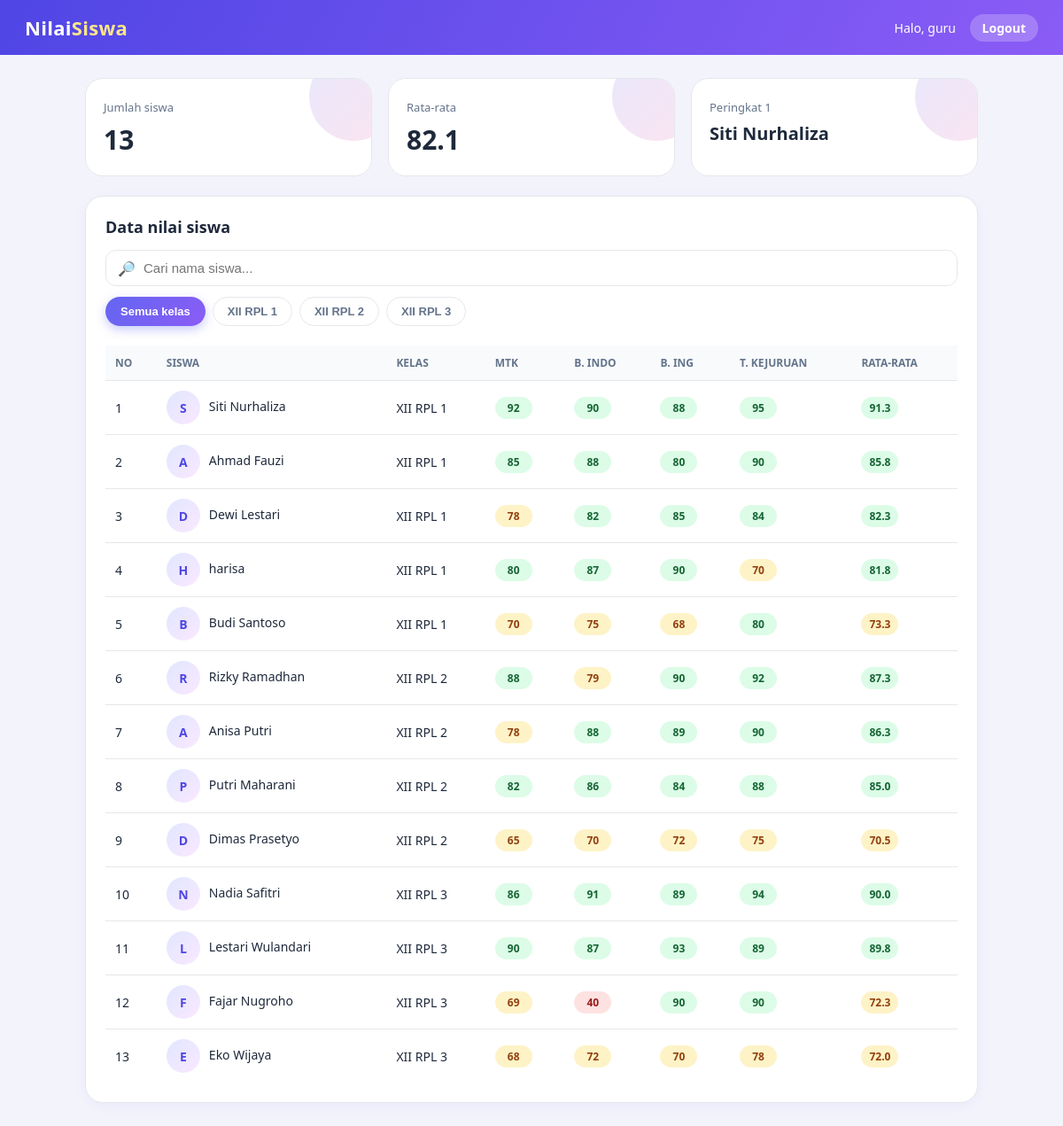
Screenshot of /homesiswa.php (signed in) with the database file from the repository.
### tables this page shows
CREATE TABLE `siswa` (
  `ID_SISWA` varchar(20) NOT NULL,
  `NAMA_SISWA` varchar(100) NOT NULL,
  `KELAS` varchar(20) NOT NULL,
  `FOTO` varchar(255) NOT NULL DEFAULT '',
  `EMAIL` varchar(100) NOT NULL DEFAULT ''
);

CREATE TABLE `nilai` (
  `ID_NILAI` int(11) NOT NULL,
  `ID_SISWA` varchar(20) NOT NULL,
  `matematika` int(3) NOT NULL DEFAULT 0,
  `bahasa_indonesia` int(3) NOT NULL DEFAULT 0,
  `bahasa_inggris` int(3) NOT NULL DEFAULT 0,
  `teori_kejuruan` int(3) NOT NULL DEFAULT 0
);

### homesiswa.php (the view, shortened to what this page needs)
<?php
include 'koneksi.php';
$data = ambilNilai($koneksi, '');
$jumlah = count($data);
$total = 0;
foreach ($data as $d) { $total += $d['rata']; }
$juara = $jumlah ? $data[0]['NAMA_SISWA'] : '-';
usort($data, function ($a, $b) {
    return strnatcmp($a['KELAS'], $b['KELAS']) ?: ($b['rata'] <=> $a['rata']);
});
?>
<!DOCTYPE html>
<html lang="id">
<head>
<link rel="stylesheet" href="style.css?v=2">
</head>
<body>
<div class="topbar">
  <div class="brand">Nilai<span>Siswa</span></div>
  <div class="user">Halo, <?= e($_SESSION['USERNAME']) ?> <a href="logout.php">Logout</a></div>
</div>
<div class="container">
  <div class="stats">
    <div class="stat"><span>Jumlah siswa</span><b><?= $jumlah ?></b></div>
    <div class="stat"><span>Rata-rata</span><b><?= $jumlah ? number_format($total / $jumlah, 1) : '-' ?></b></div>
    <div class="stat"><span>Peringkat 1</span><b style="font-size:20px"><?= e($juara) ?></b></div>
  </div>
  <div class="card">
    <h2>Data nilai siswa</h2>
    <div class="cariwrap">
      <span>🔎</span>
      <input type="text" id="cari" placeholder="Cari nama siswa..." autocomplete="off">
    </div>
    <div class="chips" id="chips">
      <button type="button" class="chip on" data-k="">Semua kelas</button>
      <?php foreach ($daftar_kelas as $k) { ?>
      <button type="button" class="chip" data-k="<?= e($k) ?>"><?= e($k) ?></button>
      <?php } ?>
    </div>
    <br>
    <?php if ($jumlah == 0) { ?>
    <p>Data nilai belum tersedia.</p>
    <?php } else {
        $no = 0; ?>
    <table id="tbl">
      <tr><th>No</th><th>Siswa</th><th>Kelas</th><th>MTK</th><th>B. Indo</th><th>B. Ing</th><th>T. Kejuruan</th><th>Rata-rata</th></tr>
      <?php foreach ($data as $d) {
          $no++; ?>
      <tr class="baris" data-n="<?= e(strtolower($d['NAMA_SISWA'])) ?>" data-k="<?= e($d['KELAS']) ?>">
        <td><?= $no ?></td>
        <td><?= avatar($d['NAMA_SISWA'], $d['FOTO']) ?><?= e($d['NAMA_SISWA']) ?></td>
        <td><?= e($d['KELAS']) ?></td>
        <td><?= badge($d['matematika']) ?></td>
        <td><?= badge($d['bahasa_indonesia']) ?></td>
        <td><?= badge($d['bahasa_inggris']) ?></td>
        <td><?= badge($d['teori_kejuruan']) ?></td>
        <td><?= badge($d['rata'], 1) ?></td>
      </tr>
      <?php } ?>
    </table>
    <?php } ?>
  </div>
</div>
</body>
</html>

### koneksi.php (shortened to what this page needs)
<?php
$daftar_kelas = ['XII RPL 1', 'XII RPL 2', 'XII RPL 3'];
function e($s) {
    return htmlspecialchars((string)$s, ENT_QUOTES, 'UTF-8');
}
function avatar($nama, $foto) {
    return '<span class="ava ini">' . e(strtoupper(substr($nama, 0, 1))) . '</span>';
}
function badge($n, $desimal = 0) {
    $c = $n >= 80 ? 'ok' : ($n >= 65 ? 'mid' : 'low');
    return '<span class="badge ' . $c . '">' . number_format((float)$n, $desimal) . '</span>';
}
function ambilNilai($koneksi, $kelas = '') {
    $sql = "SELECT s.ID_SISWA, s.NAMA_SISWA, s.KELAS, s.FOTO, n.matematika, n.bahasa_indonesia, n.bahasa_inggris, n.teori_kejuruan,
            (n.matematika + n.bahasa_indonesia + n.bahasa_inggris + n.teori_kejuruan) / 4 AS rata
            FROM siswa s INNER JOIN nilai n ON n.ID_SISWA = s.ID_SISWA";
    $sql .= " ORDER BY rata DESC, s.NAMA_SISWA ASC";
    $q = mysqli_prepare($koneksi, $sql);
    mysqli_stmt_execute($q);
    return mysqli_fetch_all(mysqli_stmt_get_result($q), MYSQLI_ASSOC);
}
?>

### style.css (style rules this page uses)
:root { --p:#6366f1;--pd:#4f46e5;--v:#8b5cf6;--bg:#f3f4fb;--text:#1e293b;--muted:#64748b;--border:#e5e7eb }
* { box-sizing:border-box }
body { margin:0;font-family:"Segoe UI",system-ui,Arial,sans-serif;background:var(--bg);color:var(--text) }
a { color:var(--p);text-decoration:none }
.topbar { background:linear-gradient(120deg,#4f46e5,#8b5cf6,#ec4899);background-size:200% 200%;animation:geser 8s ease infinite;color:#fff;padding:16px 28px;display:flex;justify-content:space-between;align-items:center;flex-wrap:wrap;gap:12px }
.brand { font-size:22px;font-weight:800;letter-spacing:.3px }
.brand span { color:#fde68a }
.user { font-size:14px }
.user a { margin-left:12px;color:#fff;background:rgba(255,255,255,.22);padding:6px 14px;border-radius:99px;font-weight:600;transition:.2s }
.container { max-width:1040px;margin:26px auto;padding:0 16px }
.card { background:#fff;border:1px solid var(--border);border-radius:20px;padding:22px;margin-bottom:22px;overflow-x:auto;box-shadow:0 4px 18px rgba(99,102,241,.07);animation:naik .5s ease both;transition:.3s }
.card h2 { margin:0 0 14px;font-size:18px }
input,select { width:100%;padding:11px 13px;border:1px solid var(--border);border-radius:12px;font-size:14px;background:#fff;transition:.2s }
table { width:100%;border-collapse:collapse;font-size:14px }
th { background:#f8fafc;text-align:left;padding:11px;color:var(--muted);font-size:12px;text-transform:uppercase }
td { padding:11px;border-top:1px solid var(--border);vertical-align:middle }
.ava { width:38px;height:38px;border-radius:50%;object-fit:cover;vertical-align:middle;margin-right:10px }
.ini { display:inline-flex;align-items:center;justify-content:center;background:linear-gradient(135deg,#e0e7ff,#fae8ff);color:var(--pd);font-weight:700 }
.badge { display:inline-block;min-width:42px;text-align:center;padding:4px 9px;border-radius:99px;font-size:12px;font-weight:700 }
.badge.ok { background:#dcfce7;color:#166534 }
.badge.mid { background:#fef3c7;color:#92400e }
.badge.low { background:#fee2e2;color:#991b1b }
.stats { display:grid;grid-template-columns:repeat(auto-fit,minmax(210px,1fr));gap:18px;margin-bottom:22px }
.stat { background:#fff;border:1px solid var(--border);border-radius:20px;padding:20px;transition:.3s;animation:naik .5s ease both;position:relative;overflow:hidden }
.stat::after { content:"";position:absolute;right:-30px;top:-30px;width:100px;height:100px;border-radius:50%;background:linear-gradient(135deg,rgba(99,102,241,.15),rgba(236,72,153,.15)) }
.stat span { font-size:13px;color:var(--muted) }
.stat b { display:block;font-size:30px;margin-top:6px }

### homesiswa.php (style rules this page uses)
.chips { display:flex;gap:8px;flex-wrap:wrap;margin-top:12px }
.chip { border:1px solid var(--border);background:#fff;color:var(--muted);padding:8px 16px;border-radius:99px;font-size:13px;font-weight:600;cursor:pointer;transition:.25s }
.chip.on { background:linear-gradient(135deg,var(--p),var(--v));color:#fff;border-color:transparent;box-shadow:0 4px 12px rgba(99,102,241,.35) }
.cariwrap { position:relative }
.cariwrap span { position:absolute;left:14px;top:50%;transform:translateY(-50%) }
.cariwrap input { padding-left:42px;font-size:15px }

### rows the page displays
siswa: NAMA_SISWA "Siti Nurhaliza"
nilai: ID_SISWA.NAMA_SISWA "Siti Nurhaliza", ID_SISWA.KELAS "XII RPL 1", matematika "92 90 88 95 91.3"
nilai: ID_SISWA.NAMA_SISWA "Ahmad Fauzi", ID_SISWA.KELAS "XII RPL 1", matematika "85 88 80 90 85.8"
nilai: ID_SISWA.NAMA_SISWA "Dewi Lestari", ID_SISWA.KELAS "XII RPL 1", matematika "78 82 85 84 82.3"
nilai: ID_SISWA.NAMA_SISWA "harisa", ID_SISWA.KELAS "XII RPL 1", matematika "80 87 90 70 81.8"
nilai: ID_SISWA.NAMA_SISWA "Budi Santoso", ID_SISWA.KELAS "XII RPL 1", matematika "70 75 68 80 73.3"
nilai: ID_SISWA.NAMA_SISWA "Rizky Ramadhan", ID_SISWA.KELAS "XII RPL 2", matematika "88 79 90 92 87.3"
nilai: ID_SISWA.NAMA_SISWA "Anisa Putri", ID_SISWA.KELAS "XII RPL 2", matematika "78 88 89 90 86.3"
nilai: ID_SISWA.NAMA_SISWA "Putri Maharani", ID_SISWA.KELAS "XII RPL 2", matematika "82 86 84 88 85.0"
nilai: ID_SISWA.NAMA_SISWA "Dimas Prasetyo", ID_SISWA.KELAS "XII RPL 2", matematika "65 70 72 75 70.5"
nilai: ID_SISWA.NAMA_SISWA "Nadia Safitri", ID_SISWA.KELAS "XII RPL 3", matematika "86 91 89 94 90.0"
nilai: ID_SISWA.NAMA_SISWA "Lestari Wulandari", ID_SISWA.KELAS "XII RPL 3", matematika "90 87 93 89 89.8"
nilai: ID_SISWA.NAMA_SISWA "Fajar Nugroho", ID_SISWA.KELAS "XII RPL 3", matematika "69 40 90 90 72.3"
nilai: ID_SISWA.NAMA_SISWA "Eko Wijaya", ID_SISWA.KELAS "XII RPL 3", matematika "68 72 70 78 72.0"

### other values shown
$_SESSION['USERNAME'] "guru"
$jumlah "13"
$total / $jumlah "82.1"
$k "XII RPL 1"
$k "XII RPL 2"
$k "XII RPL 3"
